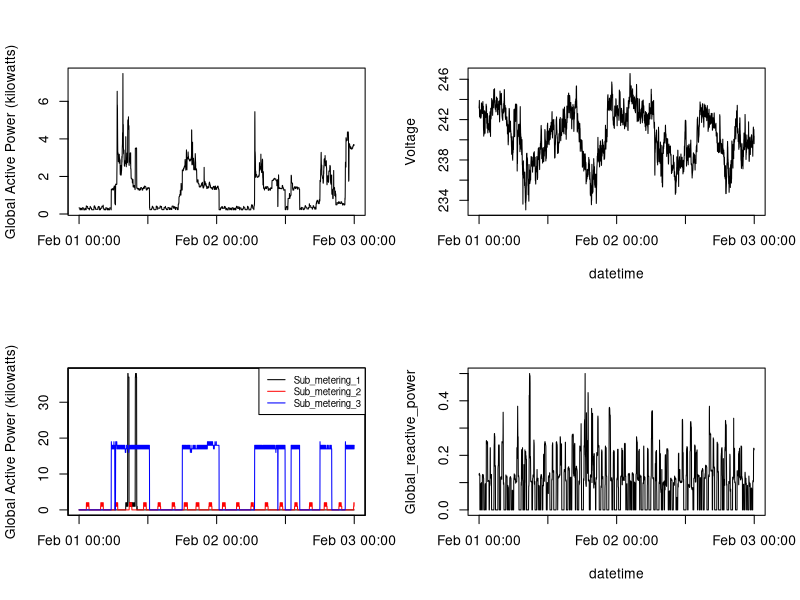

The R script that drew this image:
subset.elec <- read.csv("data/subset_data.csv")
png("plots/plot4.png", height = 480, width = 480, units = "px")
par(mfrow = c(2, 2))

subset.elec$DateTime <- strptime(subset.elec$DateTime,
                                 format = "%Y-%m-%d %T")

### first plot

with(subset.elec, 
     plot(DateTime, Global_active_power, 
          type='l', xlab='', ylab='Global Active Power (kilowatts)'))

### second plot
with(subset.elec, 
     plot(DateTime, Voltage, 
          type='l', xlab='datetime', ylab='Voltage'))

### third plot
yrng = with(subset.elec, 
            range(c(Sub_metering_1, Sub_metering_3, Sub_metering_3)))

with(subset.elec, 
     plot(DateTime, Sub_metering_1,type='l', 
          ylim = yrng, xlab='', ylab='Global Active Power (kilowatts)'))
par(new = T)
with(subset.elec, 
     plot(DateTime, Sub_metering_2, col = "red", ylim = yrng,
          type='l', xlab='', xaxt = "n", yaxt = "n", ylab = ""))
par(new = T)
with(subset.elec, 
     plot(DateTime, Sub_metering_3, col = "blue", ylim = yrng,
          type='l', xlab='', xaxt = "n", yaxt = "n", ylab = ""))
legend("topright", legend = c("Sub_metering_1", "Sub_metering_2", "Sub_metering_3"),
       col = c("black", "red", "blue"), lty = c(1, 1, 1), cex = .7)

### fourth plot
with(subset.elec, 
     plot(DateTime, Global_reactive_power, 
          type='l', xlab='datetime'))

dev.off()
